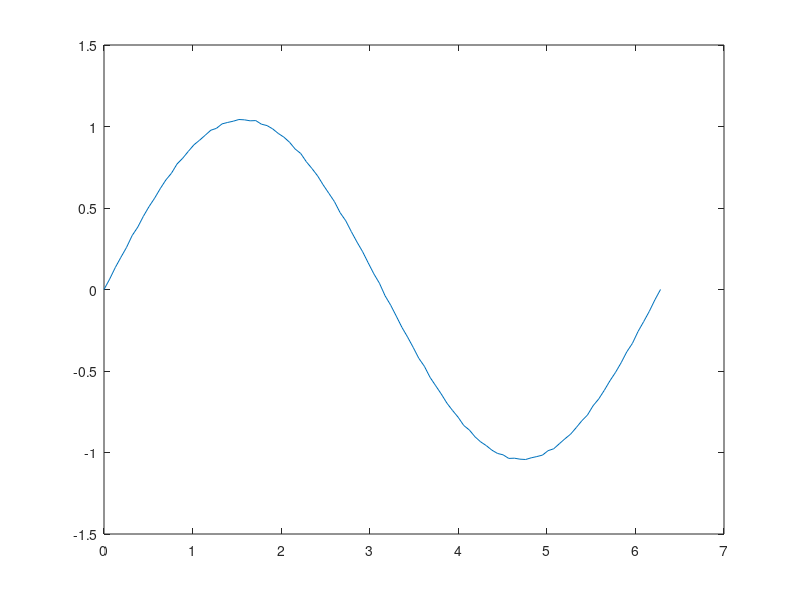

Reproduce this figure in MATLAB.
% x' = cos(x);
% we want use kernel = 1/ (distance)^0.5;
% integral region is ( -(0.75)^(2/3),(0.75)^(2/3) );

x = linspace(0,2*pi,100);
b = zeros(1,96);
u_100 = zeros(1,100);
u_96 = zeros(1,96);
A = zeros(96,100);
for i = 1:96
    b(i) = cos(x(i+2));
end


u_100(1) = sin(x(1));
u_100(2) = sin(x(2));
u_100(99) = sin(x(99));
u_100(100) = sin(x(100));

% u_1, u_2, u_99, u_100 are known
for i = 3:98
    
    if (x(i)-x(i-2)) > 0.75^(2/3)% it's doesn't matter. N is really large.
        A(i-2, i-2) = 0;
        A(i-2, i+2) = 0;
    else
        A(i-2, i-2) = -1 / (x(i)-x(i-2))^(0.4);
        A(i-2, i+2) =  1 / (x(i)-x(i-2))^(0.4);
    end

    if (x(i)-x(i-1)) > 0.75^(2/3)
        A(i-2, i-1) = 0;
        A(i-2, i+1) = 0;
    else
        A(i-2, i-1) = -1 / (x(i)-x(i-1))^(0.4);
        A(i-2, i+1) =  1 / (x(i)-x(i-1))^(0.4);
    end

end

b(1) = b(1) - A(1,1)*u_100(1) - A(1,2)*u_100(2);
A(1,1) = 0;
A(1,2) = 0;
b(2) = b(2) - A(2,2)*u_100(2);
A(2,2) = 0;

b(96) = b(96) - A(96,100)*u_100(100) - A(96,99)*u_100(99);
A(96,100) = 0;
A(96,99) = 0;
b(95) = b(95) - A(95,99)*u_100(99);
A(95,99) = 0;
colsToRemove = [1 2 99 100];      % 要去掉的列的索引数组

A(:, colsToRemove) = [];  % 去掉指定的列


%x = b
solve_96 = linsolve(A, b.');       % 求解 Ax = b

solve_100 = zeros(1,100);

solve_100(1) = u_100(1);
solve_100(2) = u_100(2);
solve_100(99) = u_100(99);
solve_100(100) = u_100(100);
for i = 1:96
    solve_100(i+2) = solve_96(i);
end

figure;
plot(x,solve_100);
